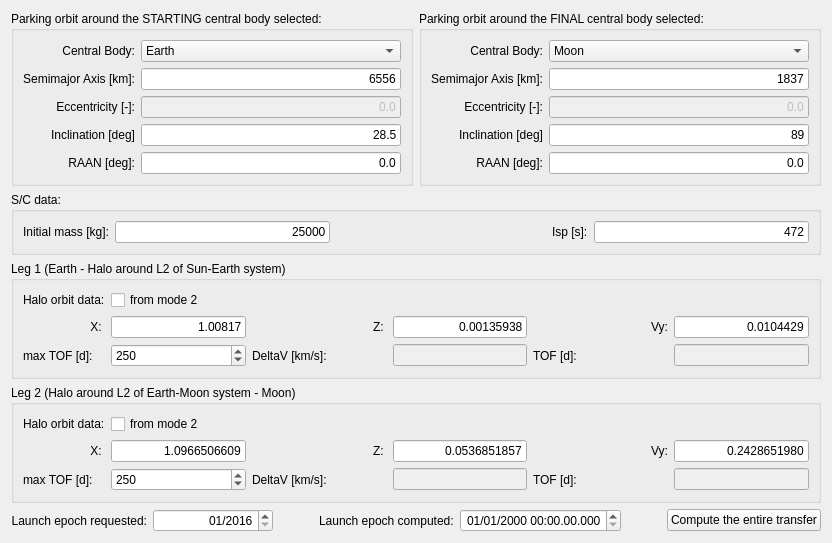
     <widget class="QWidget" name="tab">
      <attribute name="title">
       <string>Earth-Moon transfer</string>
      </attribute>
      <layout class="QGridLayout" name="gridLayout_9">
       <item row="0" column="0">
        <widget class="QGroupBox" name="KeplerianGroupBox_3">
         <property name="enabled">
          <bool>true</bool>
         </property>
         <property name="title">
          <string>Parking orbit around the STARTING central body selected:</string>
         </property>
         <layout class="QVBoxLayout" name="verticalLayout_7">
          <item>
           <layout class="QGridLayout" name="gridLayout_13">
            <item row="1" column="0">
             <widget class="QLabel" name="a_3">
              <property name="text">
               <string>Semimajor Axis [km]:</string>
              </property>
              <property name="alignment">
               <set>Qt::AlignRight|Qt::AlignTrailing|Qt::AlignVCenter</set>
              </property>
             </widget>
            </item>
            <item row="2" column="0">
             <widget class="QLabel" name="e_3">
              <property name="text">
               <string>Eccentricity [-]:</string>
              </property>
              <property name="alignment">
               <set>Qt::AlignRight|Qt::AlignTrailing|Qt::AlignVCenter</set>
              </property>
             </widget>
            </item>
            <item row="3" column="0">
             <widget class="QLabel" name="i_3">
              <property name="text">
               <string>Inclination [deg]</string>
              </property>
              <property name="alignment">
               <set>Qt::AlignRight|Qt::AlignTrailing|Qt::AlignVCenter</set>
              </property>
             </widget>
            </item>
            <item row="3" column="1">
             <widget class="QLineEdit" name="inclinationEdit_5">
              <property name="text">
               <string>28.5</string>
              </property>
              <property name="alignment">
               <set>Qt::AlignRight|Qt::AlignTrailing|Qt::AlignVCenter</set>
              </property>
             </widget>
            </item>
            <item row="4" column="0">
             <widget class="QLabel" name="raan_3">
              <property name="text">
               <string>RAAN [deg]:</string>
              </property>
              <property name="alignment">
               <set>Qt::AlignRight|Qt::AlignTrailing|Qt::AlignVCenter</set>
              </property>
             </widget>
            </item>
            <item row="4" column="1">
             <widget class="QLineEdit" name="raanEdit_5">
              <property name="text">
               <string>0.0</string>
              </property>
              <property name="alignment">
               <set>Qt::AlignRight|Qt::AlignTrailing|Qt::AlignVCenter</set>
              </property>
             </widget>
            </item>
            <item row="2" column="1">
             <widget class="QLineEdit" name="eccentricityEdit_5">
              <property name="enabled">
               <bool>false</bool>
              </property>
              <property name="text">
               <string>0.0</string>
              </property>
              <property name="alignment">
               <set>Qt::AlignRight|Qt::AlignTrailing|Qt::AlignVCenter</set>
              </property>
             </widget>
            </item>
            <item row="1" column="1">
             <widget class="QLineEdit" name="semimajorAxisEdit_5">
              <property name="text">
               <string>6556</string>
              </property>
              <property name="alignment">
               <set>Qt::AlignRight|Qt::AlignTrailing|Qt::AlignVCenter</set>
              </property>
             </widget>
            </item>
            <item row="0" column="0">
             <widget class="QLabel" name="CentralBodyLabel_3">
              <property name="text">
               <string>Central Body:</string>
              </property>
              <property name="alignment">
               <set>Qt::AlignRight|Qt::AlignTrailing|Qt::AlignVCenter</set>
              </property>
             </widget>
            </item>
            <item row="0" column="1">
             <widget class="QComboBox" name="CentralBodyComboBox_3">
              <property name="sizePolicy">
               <sizepolicy hsizetype="Expanding" vsizetype="Fixed">
                <horstretch>0</horstretch>
                <verstretch>0</verstretch>
               </sizepolicy>
              </property>
              <property name="minimumSize">
               <size>
                <width>117</width>
                <height>0</height>
               </size>
              </property>
              <property name="currentIndex">
               <number>0</number>
              </property>
              <property name="sizeAdjustPolicy">
               <enum>QComboBox::AdjustToContents</enum>
              </property>
              <item>
               <property name="text">
                <string>Earth</string>
               </property>
              </item>
             </widget>
            </item>
           </layout>
          </item>
         </layout>
        </widget>
       </item>
       <item row="0" column="1">
        <widget class="QGroupBox" name="KeplerianGroupBox_4">
         <property name="enabled">
          <bool>true</bool>
         </property>
         <property name="title">
          <string>Parking orbit around the FINAL central body selected:</string>
         </property>
         <layout class="QVBoxLayout" name="verticalLayout_9">
          <item>
           <layout class="QGridLayout" name="gridLayout_34">
            <item row="1" column="0">
             <widget class="QLabel" name="a_4">
              <property name="text">
               <string>Semimajor Axis [km]:</string>
              </property>
              <property name="alignment">
               <set>Qt::AlignRight|Qt::AlignTrailing|Qt::AlignVCenter</set>
              </property>
             </widget>
            </item>
            <item row="2" column="0">
             <widget class="QLabel" name="e_4">
              <property name="text">
               <string>Eccentricity [-]:</string>
              </property>
              <property name="alignment">
               <set>Qt::AlignRight|Qt::AlignTrailing|Qt::AlignVCenter</set>
              </property>
             </widget>
            </item>
            <item row="3" column="0">
             <widget class="QLabel" name="i_4">
              <property name="text">
               <string>Inclination [deg]</string>
              </property>
              <property name="alignment">
               <set>Qt::AlignRight|Qt::AlignTrailing|Qt::AlignVCenter</set>
              </property>
             </widget>
            </item>
            <item row="3" column="1">
             <widget class="QLineEdit" name="inclinationEdit_4">
              <property name="text">
               <string>89</string>
              </property>
              <property name="alignment">
               <set>Qt::AlignRight|Qt::AlignTrailing|Qt::AlignVCenter</set>
              </property>
             </widget>
            </item>
            <item row="4" column="0">
             <widget class="QLabel" name="raan_4">
              <property name="text">
               <string>RAAN [deg]:</string>
              </property>
              <property name="alignment">
               <set>Qt::AlignRight|Qt::AlignTrailing|Qt::AlignVCenter</set>
              </property>
             </widget>
            </item>
            <item row="4" column="1">
             <widget class="QLineEdit" name="raanEdit_4">
              <property name="text">
               <string>0.0</string>
              </property>
              <property name="alignment">
               <set>Qt::AlignRight|Qt::AlignTrailing|Qt::AlignVCenter</set>
              </property>
             </widget>
            </item>
            <item row="2" column="1">
             <widget class="QLineEdit" name="eccentricityEdit_4">
              <property name="enabled">
               <bool>false</bool>
              </property>
              <property name="text">
               <string>0.0</string>
              </property>
              <property name="alignment">
               <set>Qt::AlignRight|Qt::AlignTrailing|Qt::AlignVCenter</set>
              </property>
             </widget>
            </item>
            <item row="1" column="1">
             <widget class="QLineEdit" name="semimajorAxisEdit_4">
              <property name="text">
               <string>1837</string>
              </property>
              <property name="alignment">
               <set>Qt::AlignRight|Qt::AlignTrailing|Qt::AlignVCenter</set>
              </property>
             </widget>
            </item>
            <item row="0" column="0">
             <widget class="QLabel" name="CentralBodyLabel_4">
              <property name="text">
               <string>Central Body:</string>
              </property>
              <property name="alignment">
               <set>Qt::AlignRight|Qt::AlignTrailing|Qt::AlignVCenter</set>
              </property>
             </widget>
            </item>
            <item row="0" column="1">
             <widget class="QComboBox" name="CentralBodyComboBox_4">
              <property name="sizePolicy">
               <sizepolicy hsizetype="Expanding" vsizetype="Fixed">
                <horstretch>0</horstretch>
                <verstretch>0</verstretch>
               </sizepolicy>
              </property>
              <property name="minimumSize">
               <size>
                <width>117</width>
                <height>0</height>
               </size>
              </property>
              <property name="currentIndex">
               <number>0</number>
              </property>
              <property name="sizeAdjustPolicy">
               <enum>QComboBox::AdjustToContents</enum>
              </property>
              <item>
               <property name="text">
                <string>Moon</string>
               </property>
              </item>
             </widget>
            </item>
           </layout>
          </item>
         </layout>
        </widget>
       </item>
       <item row="2" column="0" colspan="2">
        <widget class="QGroupBox" name="groupBox_5">
         <property name="enabled">
          <bool>true</bool>
         </property>
         <property name="title">
          <string>Leg 1 (Earth - Halo around L2 of Sun-Earth system)</string>
         </property>
         <layout class="QGridLayout" name="gridLayout_7">
          <item row="0" column="0">
           <layout class="QGridLayout" name="gridLayout_33">
            <item row="6" column="4">
             <widget class="QLineEdit" name="lineEdit_4">
              <property name="enabled">
               <bool>false</bool>
              </property>
             </widget>
            </item>
            <item row="6" column="6">
             <widget class="QLineEdit" name="lineEdit_5">
              <property name="enabled">
               <bool>false</bool>
              </property>
             </widget>
            </item>
            <item row="6" column="5">
             <widget class="QLabel" name="label_12">
              <property name="text">
               <string>TOF [d]:</string>
              </property>
             </widget>
            </item>
            <item row="6" column="3">
             <widget class="QLabel" name="label_13">
              <property name="text">
               <string>DeltaV [km/s]:</string>
              </property>
             </widget>
            </item>
            <item row="6" column="0">
             <widget class="QLabel" name="label_6">
              <property name="sizePolicy">
               <sizepolicy hsizetype="Minimum" vsizetype="Preferred">
                <horstretch>0</horstretch>
                <verstretch>0</verstretch>
               </sizepolicy>
              </property>
              <property name="text">
               <string>max TOF [d]:</string>
              </property>
             </widget>
            </item>
            <item row="6" column="2">
             <widget class="QSpinBox" name="TOFspinBox_leg1">
              <property name="minimum">
               <number>30</number>
              </property>
              <property name="maximum">
               <number>365</number>
              </property>
              <property name="value">
               <number>250</number>
              </property>
             </widget>
            </item>
            <item row="5" column="6">
             <widget class="QLineEdit" name="HaloYvelocitylineEdit_5">
              <property name="minimumSize">
               <size>
                <width>0</width>
                <height>15</height>
               </size>
              </property>
              <property name="layoutDirection">
               <enum>Qt::LeftToRight</enum>
              </property>
              <property name="text">
               <string>0.0104429</string>
              </property>
              <property name="alignment">
               <set>Qt::AlignRight|Qt::AlignTrailing|Qt::AlignVCenter</set>
              </property>
              <property name="readOnly">
               <bool>false</bool>
              </property>
             </widget>
            </item>
            <item row="5" column="5">
             <widget class="QLabel" name="label_318">
              <property name="text">
               <string>Vy:</string>
              </property>
              <property name="alignment">
               <set>Qt::AlignRight|Qt::AlignTrailing|Qt::AlignVCenter</set>
              </property>
             </widget>
            </item>
            <item row="5" column="3">
             <widget class="QLabel" name="label_316">
              <property name="text">
               <string>Z: </string>
              </property>
              <property name="alignment">
               <set>Qt::AlignRight|Qt::AlignTrailing|Qt::AlignVCenter</set>
              </property>
             </widget>
            </item>
            <item row="5" column="4">
             <widget class="QLineEdit" name="HaloZpositionlineEdit_5">
              <property name="enabled">
               <bool>true</bool>
              </property>
              <property name="minimumSize">
               <size>
                <width>0</width>
                <height>15</height>
               </size>
              </property>
              <property name="layoutDirection">
               <enum>Qt::LeftToRight</enum>
              </property>
              <property name="text">
               <string>0.00135938</string>
              </property>
              <property name="alignment">
               <set>Qt::AlignRight|Qt::AlignTrailing|Qt::AlignVCenter</set>
              </property>
              <property name="readOnly">
               <bool>false</bool>
              </property>
             </widget>
            </item>
            <item row="5" column="2">
             <widget class="QLineEdit" name="HaloXpositionlineEdit_5">
              <property name="minimumSize">
               <size>
                <width>0</width>
                <height>15</height>
               </size>
              </property>
              <property name="layoutDirection">
               <enum>Qt::LeftToRight</enum>
              </property>
              <property name="text">
               <string>1.00817</string>
              </property>
              <property name="alignment">
               <set>Qt::AlignRight|Qt::AlignTrailing|Qt::AlignVCenter</set>
              </property>
              <property name="readOnly">
               <bool>false</bool>
              </property>
             </widget>
            </item>
            <item row="5" column="0">
             <widget class="QLabel" name="label_315">
              <property name="text">
               <string>X: </string>
              </property>
              <property name="alignment">
               <set>Qt::AlignRight|Qt::AlignTrailing|Qt::AlignVCenter</set>
              </property>
             </widget>
            </item>
            <item row="1" column="6">
             <spacer name="horizontalSpacer_30">
              <property name="orientation">
               <enum>Qt::Horizontal</enum>
              </property>
              <property name="sizeHint" stdset="0">
               <size>
                <width>40</width>
                <height>20</height>
               </size>
              </property>
             </spacer>
            </item>
            <item row="1" column="5">
             <spacer name="horizontalSpacer_19">
              <property name="orientation">
               <enum>Qt::Horizontal</enum>
              </property>
              <property name="sizeHint" stdset="0">
               <size>
                <width>40</width>
                <height>20</height>
               </size>
              </property>
             </spacer>
            </item>
            <item row="1" column="4">
             <spacer name="horizontalSpacer_12">
              <property name="orientation">
               <enum>Qt::Horizontal</enum>
              </property>
              <property name="sizeHint" stdset="0">
               <size>
                <width>40</width>
                <height>20</height>
               </size>
              </property>
             </spacer>
            </item>
            <item row="1" column="3">
             <spacer name="horizontalSpacer_17">
              <property name="orientation">
               <enum>Qt::Horizontal</enum>
              </property>
              <property name="sizeHint" stdset="0">
               <size>
                <width>40</width>
                <height>20</height>
               </size>
              </property>
             </spacer>
            </item>
            <item row="1" column="2">
             <widget class="QCheckBox" name="haloInitialConditioncheckBox_5">
              <property name="text">
               <string>from mode 2</string>
              </property>
             </widget>
            </item>
            <item row="1" column="0">
             <widget class="QLabel" name="label_317">
              <property name="text">
               <string>Halo orbit data:</string>
              </property>
             </widget>
            </item>
           </layout>
          </item>
         </layout>
        </widget>
       </item>
       <item row="3" column="0" colspan="2">
        <widget class="QGroupBox" name="groupBox_4">
         <property name="enabled">
          <bool>true</bool>
         </property>
         <property name="title">
          <string>Leg 2 (Halo around L2 of Earth-Moon system - Moon)</string>
         </property>
         <layout class="QGridLayout" name="gridLayout_6">
          <item row="0" column="0">
           <layout class="QGridLayout" name="gridLayout_32">
            <item row="5" column="4">
             <widget class="QLineEdit" name="lineEdit">
              <property name="enabled">
               <bool>false</bool>
              </property>
             </widget>
            </item>
            <item row="5" column="6">
             <widget class="QLineEdit" name="lineEdit_2">
              <property name="enabled">
               <bool>false</bool>
              </property>
             </widget>
            </item>
            <item row="5" column="5">
             <widget class="QLabel" name="label_10">
              <property name="text">
               <string>TOF [d]:</string>
              </property>
             </widget>
            </item>
            <item row="5" column="3">
             <widget class="QLabel" name="label_8">
              <property name="text">
               <string>DeltaV [km/s]:</string>
              </property>
             </widget>
            </item>
            <item row="5" column="0">
             <widget class="QLabel" name="label_5">
              <property name="sizePolicy">
               <sizepolicy hsizetype="Minimum" vsizetype="Preferred">
                <horstretch>0</horstretch>
                <verstretch>0</verstretch>
               </sizepolicy>
              </property>
              <property name="text">
               <string>max TOF [d]:</string>
              </property>
             </widget>
            </item>
            <item row="5" column="2">
             <widget class="QSpinBox" name="TOFspinBox_leg2">
              <property name="minimum">
               <number>30</number>
              </property>
              <property name="maximum">
               <number>365</number>
              </property>
              <property name="value">
               <number>250</number>
              </property>
             </widget>
            </item>
            <item row="4" column="3">
             <widget class="QLabel" name="label_310">
              <property name="text">
               <string>Z: </string>
              </property>
              <property name="alignment">
               <set>Qt::AlignRight|Qt::AlignTrailing|Qt::AlignVCenter</set>
              </property>
             </widget>
            </item>
            <item row="4" column="5">
             <widget class="QLabel" name="label_311">
              <property name="text">
               <string>Vy:</string>
              </property>
              <property name="alignment">
               <set>Qt::AlignRight|Qt::AlignTrailing|Qt::AlignVCenter</set>
              </property>
             </widget>
            </item>
            <item row="4" column="6">
             <widget class="QLineEdit" name="HaloYvelocitylineEdit_4">
              <property name="minimumSize">
               <size>
                <width>0</width>
                <height>15</height>
               </size>
              </property>
              <property name="layoutDirection">
               <enum>Qt::LeftToRight</enum>
              </property>
              <property name="text">
               <string>0.2428651980</string>
              </property>
              <property name="alignment">
               <set>Qt::AlignRight|Qt::AlignTrailing|Qt::AlignVCenter</set>
              </property>
              <property name="readOnly">
               <bool>false</bool>
              </property>
             </widget>
            </item>
            <item row="4" column="4">
             <widget class="QLineEdit" name="HaloZpositionlineEdit_4">
              <property name="enabled">
               <bool>true</bool>
              </property>
              <property name="minimumSize">
               <size>
                <width>0</width>
                <height>15</height>
               </size>
              </property>
              <property name="layoutDirection">
               <enum>Qt::LeftToRight</enum>
              </property>
              <property name="text">
               <string>0.0536851857</string>
              </property>
              <property name="alignment">
               <set>Qt::AlignRight|Qt::AlignTrailing|Qt::AlignVCenter</set>
              </property>
              <property name="readOnly">
               <bool>false</bool>
              </property>
             </widget>
            </item>
            <item row="4" column="2">
             <widget class="QLineEdit" name="HaloXpositionlineEdit_4">
              <property name="minimumSize">
               <size>
                <width>0</width>
                <height>15</height>
               </size>
              </property>
              <property name="layoutDirection">
               <enum>Qt::LeftToRight</enum>
              </property>
              <property name="text">
               <string>1.0966506609</string>
              </property>
              <property name="alignment">
               <set>Qt::AlignRight|Qt::AlignTrailing|Qt::AlignVCenter</set>
              </property>
              <property name="readOnly">
               <bool>false</bool>
              </property>
             </widget>
            </item>
            <item row="4" column="0">
             <widget class="QLabel" name="label_309">
              <property name="text">
               <string>X: </string>
              </property>
              <property name="alignment">
               <set>Qt::AlignRight|Qt::AlignTrailing|Qt::AlignVCenter</set>
              </property>
             </widget>
            </item>
            <item row="1" column="6">
             <spacer name="horizontalSpacer_28">
              <property name="orientation">
               <enum>Qt::Horizontal</enum>
              </property>
              <property name="sizeHint" stdset="0">
               <size>
                <width>40</width>
                <height>20</height>
               </size>
              </property>
             </spacer>
            </item>
            <item row="1" column="5">
             <spacer name="horizontalSpacer_11">
              <property name="orientation">
               <enum>Qt::Horizontal</enum>
              </property>
              <property name="sizeHint" stdset="0">
               <size>
                <width>40</width>
                <height>20</height>
               </size>
              </property>
             </spacer>
            </item>
            <item row="1" column="4">
             <spacer name="horizontalSpacer_5">
              <property name="orientation">
               <enum>Qt::Horizontal</enum>
              </property>
              <property name="sizeHint" stdset="0">
               <size>
                <width>40</width>
                <height>20</height>
               </size>
              </property>
             </spacer>
            </item>
            <item row="1" column="3">
             <spacer name="horizontalSpacer_16">
              <property name="orientation">
               <enum>Qt::Horizontal</enum>
              </property>
              <property name="sizeHint" stdset="0">
               <size>
                <width>40</width>
                <height>20</height>
               </size>
              </property>
             </spacer>
            </item>
            <item row="1" column="2">
             <widget class="QCheckBox" name="haloInitialConditioncheckBox_4">
              <property name="text">
               <string>from mode 2</string>
              </property>
             </widget>
            </item>
            <item row="1" column="0">
             <widget class="QLabel" name="label_314">
              <property name="text">
               <string>Halo orbit data:</string>
              </property>
             </widget>
            </item>
           </layout>
          </item>
         </layout>
        </widget>
       </item>
       <item row="4" column="0" colspan="2">
        <layout class="QGridLayout" name="gridLayout_35">
         <item row="0" column="2">
          <spacer name="horizontalSpacer_145">
           <property name="orientation">
            <enum>Qt::Horizontal</enum>
           </property>
           <property name="sizeHint" stdset="0">
            <size>
             <width>40</width>
             <height>20</height>
            </size>
           </property>
          </spacer>
         </item>
         <item row="0" column="1">
          <widget class="QDateTimeEdit" name="dateTimeEdit_5">
           <property name="enabled">
            <bool>true</bool>
           </property>
           <property name="sizePolicy">
            <sizepolicy hsizetype="MinimumExpanding" vsizetype="Fixed">
             <horstretch>0</horstretch>
             <verstretch>0</verstretch>
            </sizepolicy>
           </property>
           <property name="minimumSize">
            <size>
             <width>120</width>
             <height>0</height>
            </size>
           </property>
           <property name="layoutDirection">
            <enum>Qt::LeftToRight</enum>
           </property>
           <property name="alignment">
            <set>Qt::AlignRight|Qt::AlignTrailing|Qt::AlignVCenter</set>
           </property>
           <property name="dateTime">
            <datetime>
             <hour>0</hour>
             <minute>0</minute>
             <second>0</second>
             <year>2016</year>
             <month>1</month>
             <day>1</day>
            </datetime>
           </property>
           <property name="date">
            <date>
             <year>2016</year>
             <month>1</month>
             <day>1</day>
            </date>
           </property>
           <property name="displayFormat">
            <string>MM/yyyy</string>
           </property>
          </widget>
         </item>
         <item row="0" column="0">
          <widget class="QLabel" name="StartingDatelabel_4">
           <property name="enabled">
            <bool>true</bool>
           </property>
           <property name="sizePolicy">
            <sizepolicy hsizetype="Expanding" vsizetype="Preferred">
             <horstretch>0</horstretch>
             <verstretch>0</verstretch>
            </sizepolicy>
           </property>
           <property name="text">
            <string>Launch epoch requested:</string>
           </property>
           <property name="alignment">
            <set>Qt::AlignRight|Qt::AlignTrailing|Qt::AlignVCenter</set>
           </property>
          </widget>
         </item>
         <item row="0" column="3">
          <widget class="QLabel" name="label_11">
           <property name="enabled">
            <bool>true</bool>
           </property>
           <property name="text">
            <string>Launch epoch computed:</string>
           </property>
          </widget>
         </item>
         <item row="0" column="6">
          <widget class="QPushButton" name="RunButton_4">
           <property name="enabled">
            <bool>true</bool>
           </property>
           <property name="text">
            <string>Compute the entire transfer</string>
           </property>
          </widget>
         </item>
         <item row="0" column="4">
          <widget class="QDateTimeEdit" name="dateTimeEdit_6">
           <property name="enabled">
            <bool>true</bool>
           </property>
           <property name="minimumSize">
            <size>
             <width>150</width>
             <height>0</height>
            </size>
           </property>
           <property name="layoutDirection">
            <enum>Qt::LeftToRight</enum>
           </property>
           <property name="alignment">
            <set>Qt::AlignRight|Qt::AlignTrailing|Qt::AlignVCenter</set>
           </property>
           <property name="dateTime">
            <datetime>
             <hour>0</hour>
             <minute>0</minute>
             <second>0</second>
             <year>2000</year>
             <month>1</month>
             <day>1</day>
            </datetime>
           </property>
           <property name="displayFormat">
            <string>dd/MM/yyyy hh:mm.ss.zzz</string>
           </property>
          </widget>
         </item>
         <item row="0" column="5">
          <spacer name="horizontalSpacer_20">
           <property name="orientation">
            <enum>Qt::Horizontal</enum>
           </property>
           <property name="sizeHint" stdset="0">
            <size>
             <width>40</width>
             <height>20</height>
            </size>
           </property>
          </spacer>
         </item>
        </layout>
       </item>
       <item row="1" column="0" colspan="2">
        <widget class="QGroupBox" name="groupBox_3">
         <property name="title">
          <string>S/C data:</string>
         </property>
         <layout class="QGridLayout" name="gridLayout_12">
          <item row="0" column="0">
           <layout class="QGridLayout" name="gridLayout_11">
            <item row="0" column="0">
             <widget class="QLabel" name="label_7">
              <property name="text">
               <string>Initial mass [kg]:</string>
              </property>
             </widget>
            </item>
            <item row="0" column="1">
             <widget class="QLineEdit" name="InitialMassEdit">
              <property name="text">
               <string>25000</string>
              </property>
              <property name="alignment">
               <set>Qt::AlignRight|Qt::AlignTrailing|Qt::AlignVCenter</set>
              </property>
             </widget>
            </item>
            <item row="0" column="3">
             <widget class="QLabel" name="label_14">
              <property name="text">
               <string>Isp [s]:</string>
              </property>
             </widget>
            </item>
            <item row="0" column="4">
             <widget class="QLineEdit" name="IspEdit">
              <property name="text">
               <string>472</string>
              </property>
              <property name="alignment">
               <set>Qt::AlignRight|Qt::AlignTrailing|Qt::AlignVCenter</set>
              </property>
             </widget>
            </item>
            <item row="0" column="2">
             <spacer name="horizontalSpacer_7">
              <property name="orientation">
               <enum>Qt::Horizontal</enum>
              </property>
              <property name="sizeHint" stdset="0">
               <size>
                <width>40</width>
                <height>20</height>
               </size>
              </property>
             </spacer>
            </item>
           </layout>
          </item>
         </layout>
        </widget>
       </item>
      </layout>
     </widget>
